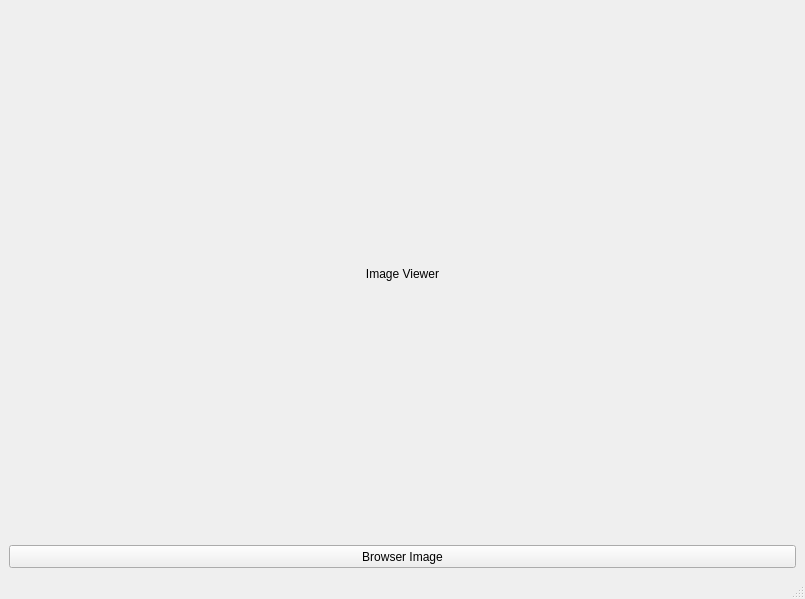
<?xml version="1.0" encoding="UTF-8"?>
<ui version="4.0">
 <class>MainWindow</class>
 <widget class="QMainWindow" name="MainWindow">
  <property name="geometry">
   <rect>
    <x>0</x>
    <y>0</y>
    <width>805</width>
    <height>599</height>
   </rect>
  </property>
  <property name="windowTitle">
   <string>MainWindow</string>
  </property>
  <widget class="QWidget" name="centralwidget">
   <layout class="QGridLayout" name="gridLayout_3">
    <item row="0" column="0">
     <layout class="QGridLayout" name="gridLayout_2">
      <property name="sizeConstraint">
       <enum>QLayout::SetMaximumSize</enum>
      </property>
      <item row="0" column="0">
       <widget class="QLabel" name="imageLabel">
        <property name="text">
         <string>Image Viewer</string>
        </property>
        <property name="alignment">
         <set>Qt::AlignCenter</set>
        </property>
       </widget>
      </item>
      <item row="1" column="0">
       <widget class="QPushButton" name="pushButton">
        <property name="maximumSize">
         <size>
          <width>16777215</width>
          <height>23</height>
         </size>
        </property>
        <property name="text">
         <string>Browser Image</string>
        </property>
       </widget>
      </item>
     </layout>
    </item>
   </layout>
  </widget>
  <widget class="QMenuBar" name="menubar">
   <property name="geometry">
    <rect>
     <x>0</x>
     <y>0</y>
     <width>805</width>
     <height>21</height>
    </rect>
   </property>
  </widget>
  <widget class="QStatusBar" name="statusbar"/>
 </widget>
 <resources/>
 <connections/>
</ui>
